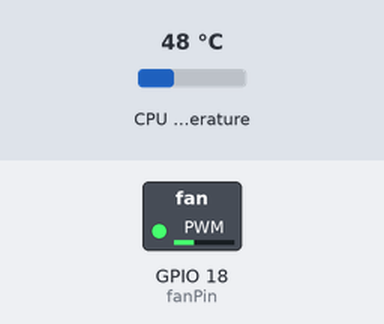
The program below on a simulated Raspberry Pi (BCM pin numbers). Shown: switched loads named in the program (green lamp = pin HIGH). The test bench sets the inputs (shaded band); at power-on: CPU temperature 48 °C. The clock reads 2024-03-15 10:24:30 at power-on unless the program sets it; files the program writes start out absent.

Above: at 1.2 s.
1.3 s: CPU temperature set to 31 °C
At 5.7 s:
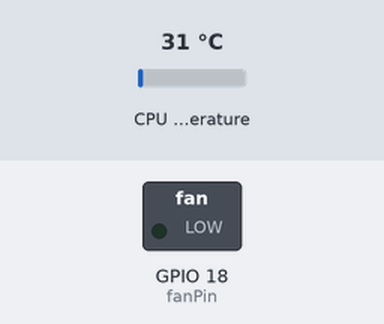
7.3 s: CPU temperature set to 46 °C
13.3 s: CPU temperature set to 48 °C
At 15.8 s:
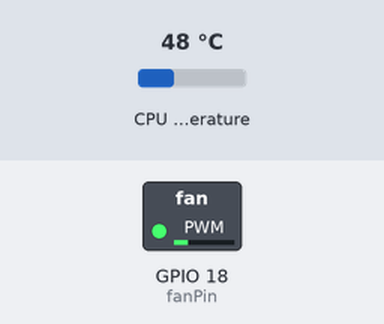
21.5 s: CPU temperature set to 58 °C
At 25.8 s:
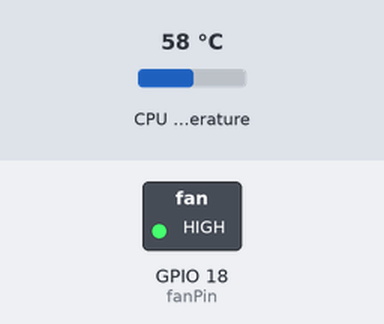
27.5 s: CPU temperature set to 44 °C
At 30.9 s:
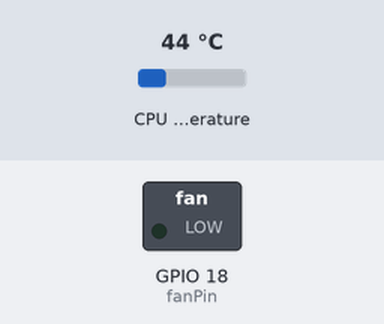
33.5 s: CPU temperature set to 46 °C
At 40.9 s:
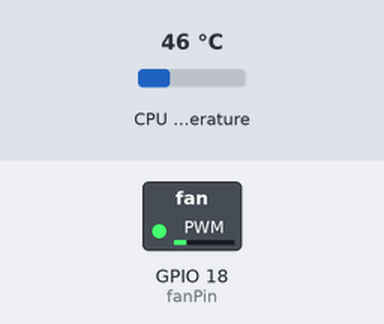
Timing chart, 0 to 42.4 s (numbered marks = the images above; inputs shaded):
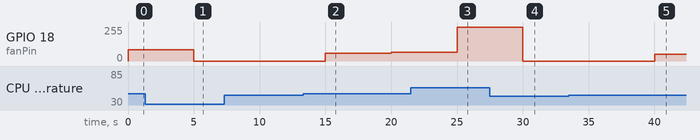

Measured:
- the behaviour switches between 47 and 48 °C on CPU temperature (found by bisection; images 1 and 2)
- the behaviour switches between 45 and 46 °C on CPU temperature (found by bisection; images 4 and 5)
- after the input at 1.3 s, GPIO 18 (fanPin): 84/255 → 0/255 after 3.7 s
- after the input at 7.3 s, every drawn part: stays the same
- after the input at 13.3 s, GPIO 18 (fanPin): 0/255 → 59/255 after 1.7 s, → 66/255 5.0 s later
- after the input at 21.5 s, GPIO 18 (fanPin): 66/255 → 255/255 after 3.5 s
- after the input at 27.5 s, GPIO 18 (fanPin): 255/255 → 0/255 after 2.5 s
- after the input at 33.5 s, GPIO 18 (fanPin): 0/255 → 51/255 after 6.5 s

The program:

autofans.py
```python
# (licence header left out)
import RPi.GPIO as GPIO
import time
import datetime
import sys
import csv

# Pin Numbering Declaration
#   GPIO.BOARD - Board numbering scheme.
#   GPIO.BCM   - Broadcom chip-specific pin numbers.
GPIO.setmode(GPIO.BCM)

# Control fan ON/OFF
fanPin = 18
fanSpeed = 0
fanSum = 0
pTemp = 10          # PID - P
iTemp = 1           # PID - I
desiredTemp = 45    # not higher than 45 C

# Setting a Pin Mode
# Before you can use it as either an input or output.
# To set a pin mode
GPIO.setup(fanPin, GPIO.OUT)

# PWM ("Analog") Output
# To initialize PWM, use GPIO.PWM([pin], [frequency]) function
pwm = GPIO.PWM(fanPin, 50)
# pwm.start([duty cycle]) to set an initial value
pwm.start(50)

def getCPUTemperature():
    with open("/sys/class/thermal/thermal_zone0/temp", "r") as f:
        cputemp = f.readline() # some this like '55123\n'
        cputemp.replace('\n','')
        cputemp = float(cputemp)/1000
        return cputemp # float value


def fanOFF():
    global pwm
    pwm.start(0)


def handleFan():
    global pwm, fanSpeed, fanSum
    actualTemp = getCPUTemperature()
    diff = actualTemp - desiredTemp
    fanSum += diff
    pDiff = diff*pTemp
    iDiff = fanSum*iTemp
    fanSpeed = int(pDiff + iDiff)
    if fanSpeed > 100:
        fanSpeed = 100
    if fanSpeed < 20:
        fanSpeed = 0

    # To adjust the value of the PWM output pwm.ChangeDutyCycle([duty cycle]) function.
    # [duty cycle] can be any value between 0(i.e 0%/LOW) and 100(i.e 100%/HIGH)
    pwm.ChangeDutyCycle(fanSpeed)
    return actualTemp, fanSpeed


if __name__ == '__main__':
    try:
        with open('/home/pi/chyidl.com/AutoControlFans/autofans.csv', 'a+') as f:
            writer = csv.writer(f, quoting=csv.QUOTE_NONE)
            writer.writerow(['Timestamp','Temp', 'Speed'])
            while True:
                temp, speed = handleFan()
                now = datetime.datetime.now().strftime('%Y-%m-%d %H:%M:%S')
                writer.writerow([now, temp, speed])
                time.sleep(5) # Read temperature every 5 sec
    except KeyboardInterrupt:
        print("You Press Control-c will to exit script!")
        sys.exit(0)
    except Exception as err:
        print(err)
    finally:
        fanOFF()
        # Garbage Collecting to release any resources your script
        GPIO.cleanup()
```
